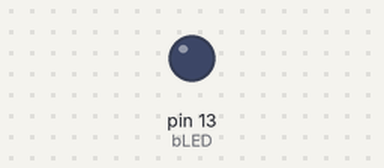
This sketch was run on a simulated Arduino Uno, built with avr-gcc and run on an emulated ATmega328P. On the bench: output pins drawn as LEDs (lit = HIGH).

Above: at 0.5 s.
At 4.0 s:
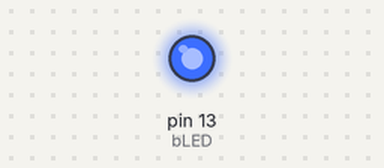
Timing chart, 0 to 13.1 s (numbered marks = the images above):
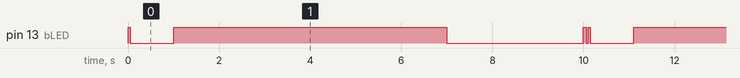

Measured:
- by itself, pin 13 (bLED): repeats every 10.1 s: LOW 0.95 s, HIGH 6.0 s, LOW 3.0 s, HIGH 0.06 s, LOW 0.04 s, HIGH 0.05 s
- by itself, everything shown: repeats every 10.1 s, in 6 steps

The sketch:

level_2.ino
```cpp
// defining pins and times
#define bLED 13
#define onTimeOne 50
#define offTimeOne 950
#define onTimeTwo 6000
#define offTimeTwo 3000
#define onTimeThree 60
#define offTimeThree 40


void setup() {
  // put your setup code here, to run once:
  pinMode(bLED, OUTPUT);
}

void loop() {
  // put your main code here, to run repeatedly:

  // part one
  digitalWrite(bLED, HIGH);
  delay(onTimeOne);
  digitalWrite(bLED, LOW);
  delay(offTimeOne);

  // part two
  digitalWrite(bLED, HIGH);
  delay(onTimeTwo);
  digitalWrite(bLED, LOW);
  delay(offTimeTwo);

  // part three
  digitalWrite(bLED, HIGH);
  delay(onTimeThree);
  digitalWrite(bLED, LOW);
  delay(offTimeThree);
}
```
